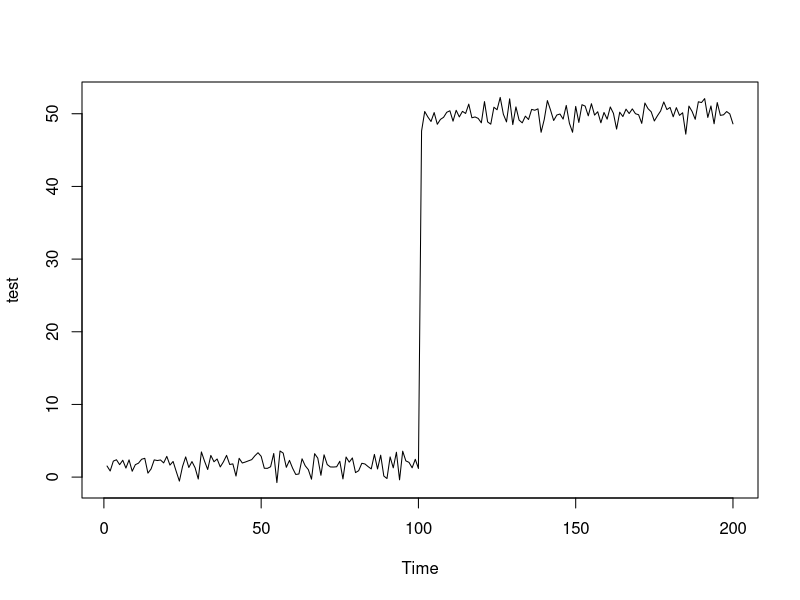
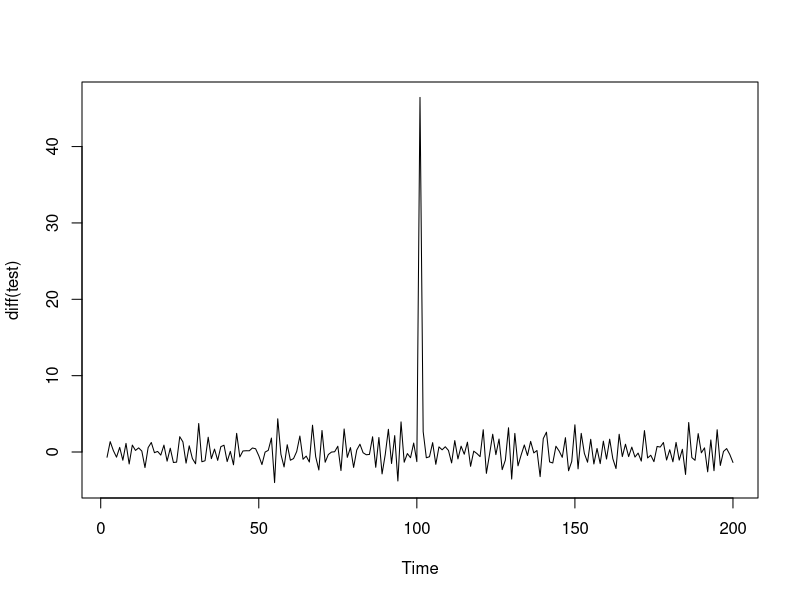
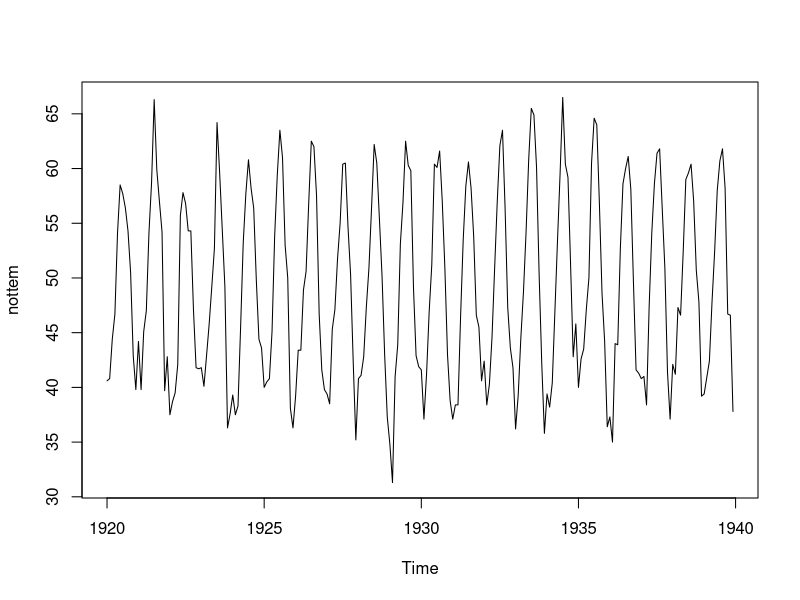

Source code (R) for these figures, in order:
#Stationary
test = ts(c(rnorm(100,2,1), rnorm(100,50,1)),start = 1)

plot(test)

plot(diff(test))

#Unit Root Tests
x = rnorm(1000) #random normal data

library(tseries)
adf.test(x)

plot(nottem) #Seasonal data

adf.test(nottem)
